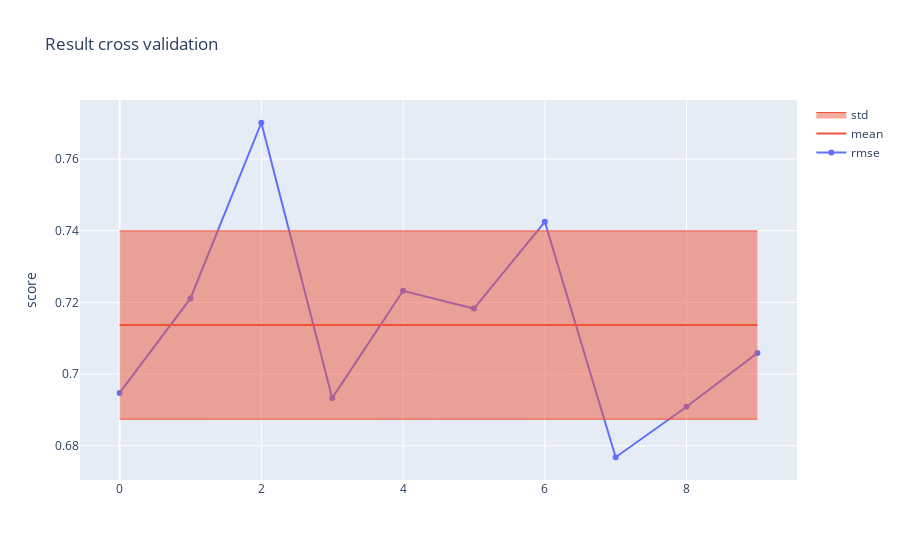

Source (notebook cell):
### Code cell
# run experiment
exp.run(config)

### Figure 1 — Plotly figure (JSON) as saved in the notebook; plotly's stock layout.template omitted (floating-point values rounded to 4 significant figures)
{"data": [{"name": "rmse", "type": "scatter", "y": [0.6947, 0.7211, 0.7701, 0.6933, 0.7232, 0.7183, 0.7425, 0.6768, 0.6909, 0.7059]}, {"marker": {"color": "#EF553B"}, "mode": "lines", "name": "mean", "type": "scatter", "y": [0.7137, 0.7137, 0.7137, 0.7137, 0.7137, 0.7137, 0.7137, 0.7137, 0.7137, 0.7137]}, {"line": {"width": 1}, "marker": {"color": "#EF553B"}, "mode": "lines", "showlegend": false, "type": "scatter", "y": [0.7399, 0.7399, 0.7399, 0.7399, 0.7399, 0.7399, 0.7399, 0.7399, 0.7399, 0.7399]}, {"fill": "tonexty", "line": {"width": 1}, "marker": {"color": "#EF553B"}, "mode": "lines", "name": "std", "type": "scatter", "y": [0.6874, 0.6874, 0.6874, 0.6874, 0.6874, 0.6874, 0.6874, 0.6874, 0.6874, 0.6874]}], "layout": {"title": {"text": "Result cross validation"}, "yaxis": {"title": {"text": "score"}}}}
